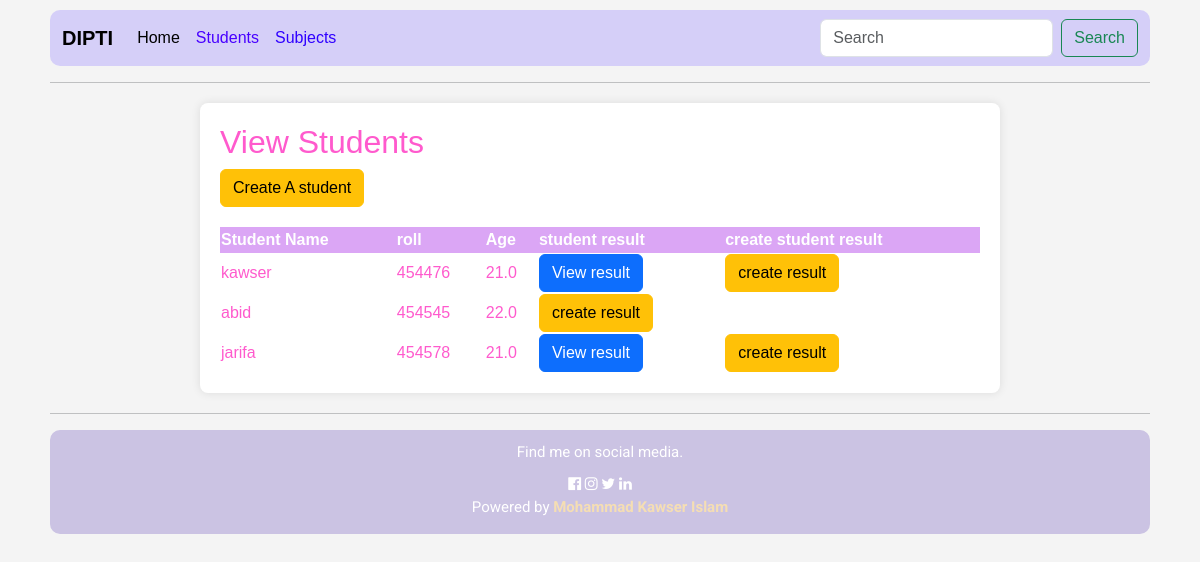
Page /viewStudentPage/ on the earlier database version.
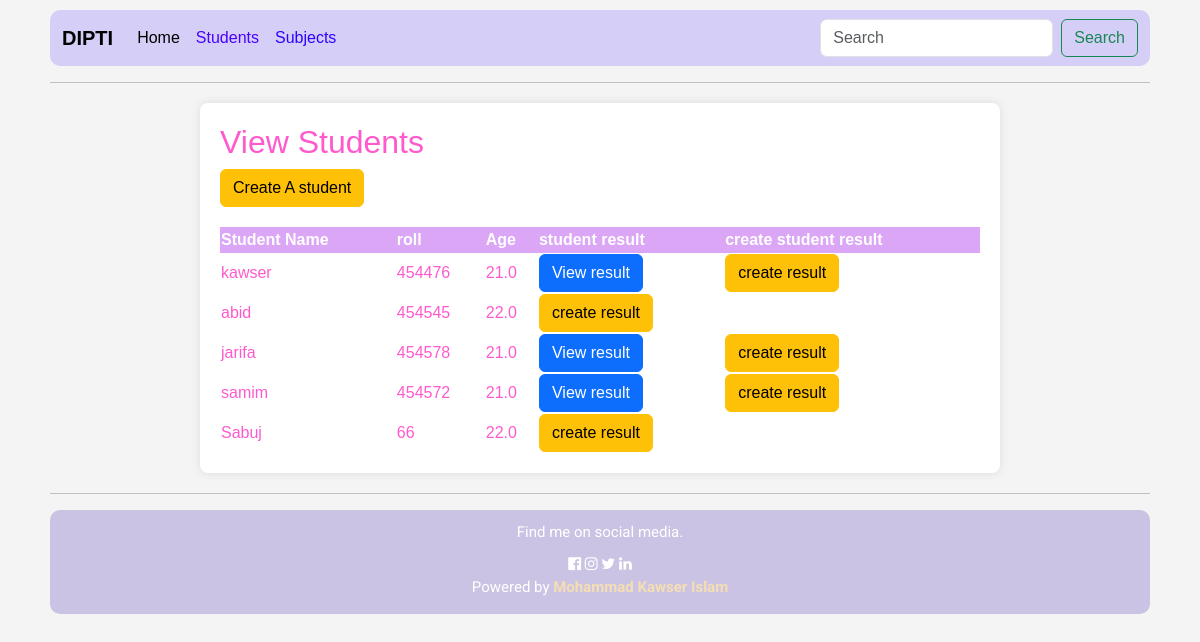
Same page on the later database version.
### result_app/models.py (models this page shows, shortened)
class studentModel(models.Model):
    StudentName=models.CharField(max_length=120,null=True)
    Age=models.FloatField()
    roll = models.IntegerField(blank=True, null=True)
    Subjects=models.ManyToManyField(SubjectModel)

### result_app/views.py (the view)
# urls.py: path('viewStudentPage/', viewStudentPage,name='viewStudentPage'),
def viewStudentPage(request):
    students = studentModel.objects.all()
    return render(request, 'viewStudentPage.html', {'students': students})

### templates/viewStudentPage.html (shortened to what this page needs)
{% extends "base.html" %}
{% block body_content %}
<!DOCTYPE html>
<html lang="en">
<head>
</head>
<body>
<div class="container" style="color: rgb(255, 90, 205);">
    <h2>View Students</h2>
    <td>
        <a href="{% url 'createStudenPage' %}" class="btn btn-warning">Create A student</a>
    </td>
    <table>
        <thead>
            <tr>
                <th>Student Name</th>
                <th>roll</th>
                <th>Age</th>
                <th> student result</th>
                <th> create student result</th>
            </tr>
        </thead>
        <tbody>
            {% for student in students %}
                <tr>
                    <td>{{ student.StudentName }}</td>
                    <td>{{ student.roll }}</td>
                    <td>{{ student.Age }}</td>
                    {% if student.student_marksheet.all %}
                    <td>
                        <a href="{% url 'viewMarksPage' student.id %}" class="btn btn-primary">View result</a>
                    </td>
                    {% endif %}
                    <td>
                        <a href="{% url 'inputMarksPage' student.id %}" class="btn btn-warning">create result</a>
                    </td>
                </tr>
            {% endfor %}
        </tbody>
    </table>
</div>
</body>
</html>
{% endblock %}

### templates/base.html (shortened to what this page needs)
<!DOCTYPE html>
<html lang="en">
<head>
    <link href="https://cdn.jsdelivr.net/npm/bootstrap@5.3.2/dist/css/bootstrap.min.css" rel="stylesheet"
>
    <link rel="stylesheet" href="https://cdnjs.cloudflare.com/ajax/libs/font-awesome/4.7.0/css/font-awesome.min.css">
</head>
<body style="padding: 10px 50px;">
    <nav class="navbar navbar-expand-lg bg-body-tertiary"
        style="background-color: rgb(154 138 256 / 35%) !important; border-radius: 10px;">
        <div class="container-fluid">
            <a class="navbar-brand" href="/"><b>DIPTI</b></a>
            <div class="collapse navbar-collapse" id="navbarSupportedContent">
                <ul class="navbar-nav me-auto mb-2 mb-lg-0">
                    <li class="nav-item">
                        <a class="nav-link active" aria-current="page" href="{% url "dashboardPage" %}">Home</a>
                    </li>
                    <li class="nav-item">
                        <a class="nav-link" style="color: rgb(72, 0, 255);" href="{% url "viewStudentPage" %}">Students</a>
                    </li>
                    <li class="nav-item">
                        <a class="nav-link" style="color: rgb(47, 0, 255);" href="{% url "viewSubjectPage" %}">Subjects</a>
                    </li>
                </ul>
                <form class="d-flex" role="search" method="GET">
                    <input class="form-control me-2" type="search" placeholder="Search" aria-label="Search" name="search">
                    <button class="btn btn-outline-success" type="submit">Search</button>
                </form>
            </div>
        </div>
    </nav>
    <hr>
    {% block body_content %}{% endblock  %}
    <hr>
    <footer class="w3-container w3-teal w3-center w3-margin-top">
        <p style="margin: 10px 0px;">Find me on social media.</p>
        <i class="fa fa-facebook-official w3-hover-opacity"></i>
        <i class="fa fa-instagram w3-hover-opacity"></i>
        <i class="fa fa-twitter w3-hover-opacity"></i>
        <i class="fa fa-linkedin w3-hover-opacity"></i>
        <p>Powered by <a href="https://www.facebook.com/Abid245" target="_blank" style="text-decoration: none; color: wheat;"><b>Mohammad Kawser Islam</b></a></p>
    </footer>
</body>
</html>

### templates/base.html (style rules this page uses)
footer { background-color: #CBC3E3 !important; color: #fff !important; margin-top: 16px !important; text-align: center; padding: 0.01em 16px; display: block; border-radius: 10px; font-size: 15px; line-height: 1.5; font-family: "Roboto", sans-serif; }

### templates/viewStudentPage.html (style rules this page uses)
body { font-family: Arial, sans-serif; background-color: #f4f4f4; margin: 0; padding: 0; }
.container { max-width: 800px; margin: 20px auto; background-color: #fff; padding: 20px; border-radius: 8px; box-shadow: 0 0 10px rgba(0, 0, 0, 0.1); }
table { width: 100%; border-collapse: collapse; margin-top: 20px; }
th { background-color: #dba6f5; color: white; }

Differences in the rows shown:
added studentModel: StudentName "samim", roll "454572", Age "21.0", shows "View result"
added studentModel: StudentName "Sabuj", roll "66", Age "22.0"
